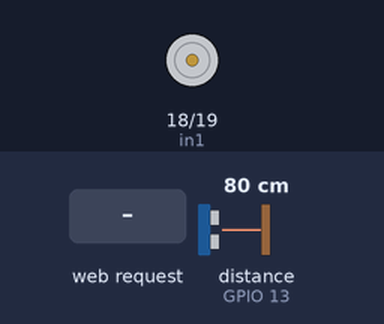
Recording of a sketch running on a simulated ESP32. Shown: motor-driver pin pairs drawn as motors (green arrow = first pin HIGH = forward, orange = second pin HIGH = backward, longer = more drive, scaled by the enable pin). Wiring (inferred from the names in the program): ultrasonic range finder: trigger GPIO 12; echo GPIO 13. The inputs (shaded band) are chosen by the test bench; at power-on: distance to the obstacle (sensor on GPIO 13) 80 cm. The echo pulse lasts 58.3 µs per cm; WiFi joins after 1.5 s; servers stay silent unless stated; what the sketch prints to the serial monitor is not drawn.

Above: at 2.7 s.
2.8 s: HTTP request GET /lantai1 received
At 4.0 s:
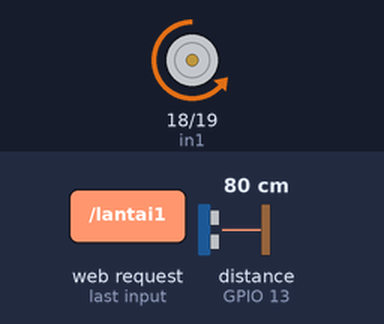
4.3 s: distance to the obstacle (sensor on GPIO 13) set to 24 cm
5.8 s: distance to the obstacle (sensor on GPIO 13) set to 20 cm
At 6.9 s:
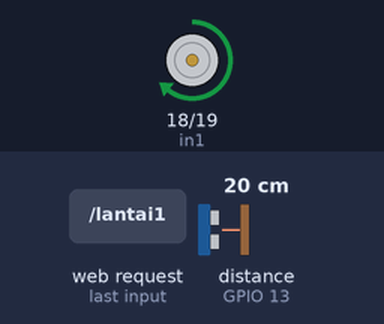
7.3 s: distance to the obstacle (sensor on GPIO 13) set to 2 cm
At 8.4 s:
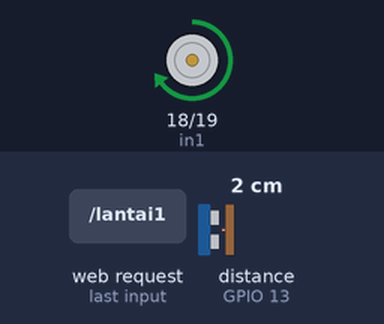
8.8 s: distance to the obstacle (sensor on GPIO 13) set to 35 cm
At 9.9 s:
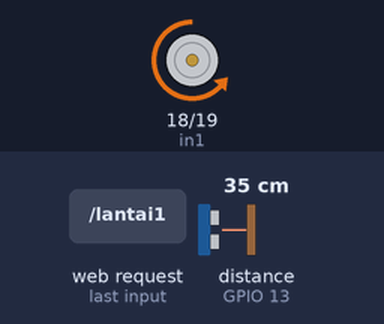
10.3 s: distance to the obstacle (sensor on GPIO 13) set to 4 cm
At 11.4 s:
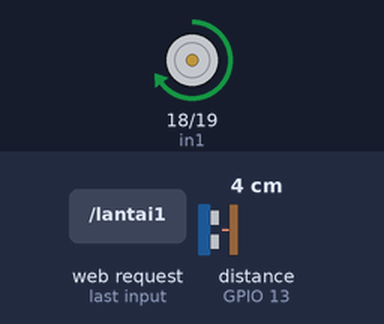
Timing chart, 0 to 12.8 s (numbered marks = the images above; inputs shaded):
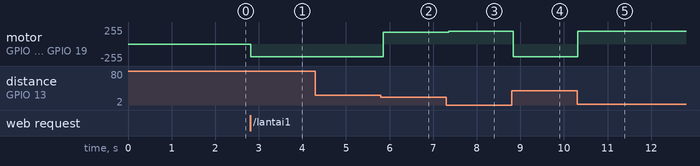

The sketch:

Lift-Prototype.ino
```cpp
#include <WiFi.h>
#include <WebServer.h>

#define trigPin 12   // Pin Trig sensor ultrasonik
#define echoPin 13   // Pin Echo sensor ultrasonik
#define in1 18      // Pin IN1 motor driver L298N
#define in2 19      // Pin IN2 motor driver L298N
#define enA 21      // Pin ENA untuk mengontrol kecepatan motor

const char* ssid = "mie ayam";        // Ganti dengan nama WiFi Anda
const char* password = "bungkuspedes"; // Ganti dengan password WiFi Anda

WebServer server(80);  // Membuat server pada port 80

long duration;
float distance;
float targetDistance = 21.5; // Default target, bisa diubah sesuai kebutuhan
bool liftMoving = false;

int pwmChannel = 0;
int freq = 5000;
int resolution = 8;

enum LiftStatus {
  IDLE,
  MOVING_UP,
  MOVING_DOWN
};

LiftStatus liftStatus = IDLE;

unsigned long lastMeasureTime = 0; // Waktu terakhir pengukuran
const unsigned long measureInterval = 50; // Interval pengukuran (ms)

void setup() {
  Serial.begin(115200);

  // Setup motor dan sensor ultrasonik
  pinMode(trigPin, OUTPUT);
  pinMode(echoPin, INPUT);
  pinMode(in1, OUTPUT);
  pinMode(in2, OUTPUT);
  ledcSetup(pwmChannel, freq, resolution); // Setup PWM
  ledcAttachPin(enA, pwmChannel); // Attach PWM to pin enA

  // Setup WiFi
  WiFi.begin(ssid, password);
  Serial.print("Connecting to WiFi...");
  while (WiFi.status() != WL_CONNECTED) {
    delay(500);
    Serial.print(".");
  }
  Serial.println("Connected to WiFi");
  Serial.print("IP Address: ");
  Serial.println(WiFi.localIP());

  // Setup halaman web server
  server.on("/", handleRoot);
  server.on("/lantai1", [](){ handleLift(21.5); });
  server.on("/lantai2", [](){ handleLift(11.8); });
  server.on("/lantai3", [](){ handleLift(2.4); });

  server.begin();  // Memulai server web
  Serial.println("HTTP server started");
}

void loop() {
  server.handleClient();  // Menangani permintaan dari web client
  float measureCM = measureDistance();

  // Jalankan pengukuran jarak ultrasonik secara terus-menerus
  if (millis() - lastMeasureTime >= measureInterval) {
    distance = measureCM;
    lastMeasureTime = millis(); // Update waktu terakhir pengukuran
  }

  // Jika lift sedang bergerak, cek apakah lift telah mencapai lantai yang dituju
  if (liftMoving) {
    moveLift(distance, targetDistance);
  }
}

// Fungsi untuk mengukur jarak menggunakan sensor ultrasonik
float measureDistance() {
  digitalWrite(trigPin, LOW);
  delayMicroseconds(1);
  digitalWrite(trigPin, HIGH);
  delayMicroseconds(5);
  digitalWrite(trigPin, LOW);

  duration = pulseIn(echoPin, HIGH);
  float distance = (duration * 0.034) / 2; // Menghitung jarak dalam cm
  Serial.print("Jarak : ");
  Serial.print(distance);
  Serial.println(" cm");

  return distance;
}

float tolerance = 0.22;  // Toleransi jarak dalam cm

// Fungsi untuk menggerakkan lift
void moveLift(float currentDistance, float targetDistance) {
  Serial.print("Current Distance: ");
  Serial.print(currentDistance);
  Serial.print(" Target Distance: ");
  Serial.println(targetDistance);

  float distanceDifference = abs(currentDistance - targetDistance);

  // Tentukan status lift berdasarkan jarak
  if (distanceDifference <= tolerance) {
    // Jika jarak sudah berada dalam toleransi, hentikan lift
    liftStatus = IDLE;
    stopLift();  // Hentikan lift jika dalam toleransi
  } else if (currentDistance > targetDistance) {
    // Jika lift harus turun
    liftStatus = MOVING_DOWN;
  } else if (currentDistance < targetDistance) {
    // Jika lift harus naik
    liftStatus = MOVING_UP;
  }

  // Tindakan berdasarkan status lift
  switch (liftStatus) {
    case MOVING_UP:
      movingUp(distanceDifference);
      break;
    case MOVING_DOWN:
      movingDown(distanceDifference);
      break;
    case IDLE:
      stopLift();
      break;
  }
}

// Fungsi untuk menggerakkan lift ke atas
void movingUp(float distanceDifference) {
  digitalWrite(in1, HIGH);
  digitalWrite(in2, LOW);

  // Kurangi kecepatan saat mendekati target
  if (distanceDifference < 2.1) {  // Jika jarak kurang dari 5 cm
    ledcWrite(pwmChannel, 180);  // Kecepatan setengah
  } else {
    ledcWrite(pwmChannel, 196);  // Kecepatan penuh
  }
  Serial.println("Lift naik ke lantai target...");
}

// Fungsi untuk menggerakkan lift ke bawah
void movingDown(float distanceDifference) {
  digitalWrite(in1, LOW);
  digitalWrite(in2, HIGH);

  // Kurangi kecepatan saat mendekati target
  if (distanceDifference < 1.7) {  // Jika jarak kurang dari 5 cm
    ledcWrite(pwmChannel, 178);  // Kecepatan setengah
  } else {
    ledcWrite(pwmChannel, 190);  // Kecepatan penuh
  }
  Serial.println("Lift turun ke lantai target...");
}

// Fungsi untuk menghentikan lift
void stopLift() {
  digitalWrite(in1, LOW);
  digitalWrite(in2, LOW);
  ledcWrite(pwmChannel, 0);  // Matikan motor
  liftMoving = false;        // Hentikan gerakan motor
  Serial.println("Lift berhenti di lantai target.");
}

// Fungsi untuk mengatur target sesuai lantai yang diinginkan
void setTarget(float target) {
  targetDistance = target;
  liftMoving = true;
  Serial.print("Set Target Distance: ");
  Serial.println(target);
}

// Fungsi untuk menangani tombol pada web dan mengatur lantai
void handleLift(float target) {
  setTarget(target);
  server.send(200, "text/html", "<html><body><h1>Lift sedang bergerak ke target...</h1></body></html>");
}

// Halaman web utama
void handleRoot() {
  String html = "<html>\
    <head>\
      <title>Lift Control</title>\
      <style>\
        body {\
          font-family: Arial, sans-serif;\
          margin: 0;\
          padding: 0;\
          text-align: center;\
        }\
        h1 {\
          margin: 20px 0;\
        }\
        p {\
          margin: 0;\
        }\
        button {\
          width: 90%;\
          height: 20%;\
          padding: 15px;\
          font-size: 65px;\
          border: none;\
          color: white;\
          background-color: #00cc67;\
          cursor: pointer;\
          margin: 5px 0;\
          border-radius: 5px;\
        }\
        button:hover {\
          background-color: #0056b3;\
        }\
        @media (max-width: 600px) {\
          button {\
            font-size: 20px;\
          }\
        }\
      </style>\
    </head>\
    <body>\
      <h1>Kontrol Lift</h1>\
      <p><a href=\"/lantai1\"><button>Lantai 1</button></a></p>\
      <p><a href=\"/lantai2\"><button>Lantai 2</button></a></p>\
      <p><a href=\"/lantai3\"><button>Lantai 3</button></a></p>\
    </body>\
  </html>";
  server.send(200, "text/html", html);
}
```

Measured:
- the behaviour switches between 22 and 21 cm on distance to the obstacle (sensor on GPIO 13) (found by bisection; images 1 and 2)
- after the input at 2.8 s, motor on GPIO 18 (in1) / GPIO 19 (in2): stopped → backward 189/255 at once
- after the input at 5.8 s, motor on GPIO 18 (in1) / GPIO 19 (in2): backward 189/255 → forward 179/255 after 0.05 s
- after the input at 7.3 s, motor on GPIO 18 (in1) / GPIO 19 (in2): forward 179/255 → forward 195/255 after 0.06 s
- after the input at 8.8 s, motor on GPIO 18 (in1) / GPIO 19 (in2): forward 195/255 → backward 189/255 at once
- after the input at 10.3 s, motor on GPIO 18 (in1) / GPIO 19 (in2): backward 189/255 → forward 195/255 at once
